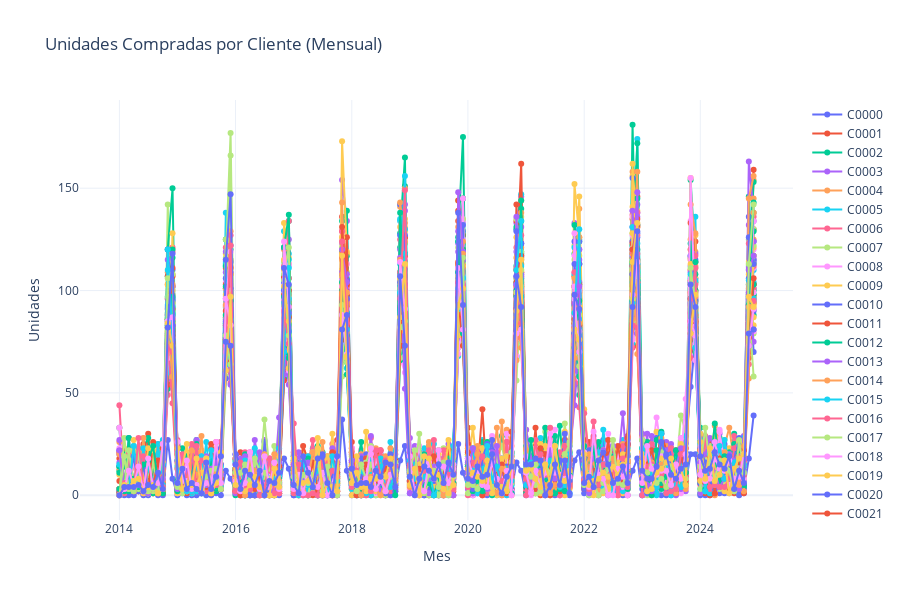

The code cell stored with this chart in its notebook:
### Code cell
# Gráfico por cliente
ventas_cliente = Ventas_total.copy()
ventas_cliente["mes"] = ventas_cliente["fecha"].dt.to_period("M")
ventas_cliente = ventas_cliente.groupby(["mes", "códigocliente"])["unidades"].sum().reset_index()
ventas_cliente["fecha"] = ventas_cliente["mes"].dt.to_timestamp()
tabla_clientes = ventas_cliente.pivot(index="fecha", columns="códigocliente", values="unidades").fillna(0)

fig = go.Figure()
for cliente in tabla_clientes.columns:
    fig.add_trace(go.Scatter(
        x=tabla_clientes.index,
        y=tabla_clientes[cliente],
        mode='lines+markers',
        name=cliente,
        hovertemplate='Mes: %{x}<br>Unidades: %{y}<extra>Cliente: ' + str(cliente) + '</extra>'
    ))
fig.update_layout(
    title='Unidades Compradas por Cliente (Mensual)',
    xaxis_title='Mes',
    yaxis_title='Unidades',
    hovermode='x unified',
    height=600,
    template='plotly_white'
)
fig.show()

print(tabla_clientes)

### Figure 1 — Plotly figure (JSON) as saved in the notebook; plotly's stock layout.template omitted (floating-point values rounded to 4 significant figures; data arrays with more than 128 entries replaced by an {"elided": "..."} marker saying what was removed)
{"data": [{"hovertemplate": "Mes: %{x}<br>Unidades: %{y}<extra>Cliente: C0000</extra>", "mode": "lines+markers", "name": "C0000", "type": "scatter", "x": {"elided": "132 str values"}, "y": {"elided": "132 int values"}}, {"hovertemplate": "Mes: %{x}<br>Unidades: %{y}<extra>Cliente: C0001</extra>", "mode": "lines+markers", "name": "C0001", "type": "scatter", "x": {"elided": "132 str values"}, "y": {"elided": "132 int values"}}, {"hovertemplate": "Mes: %{x}<br>Unidades: %{y}<extra>Cliente: C0002</extra>", "mode": "lines+markers", "name": "C0002", "type": "scatter", "x": {"elided": "132 str values"}, "y": {"elided": "132 int values"}}, {"hovertemplate": "Mes: %{x}<br>Unidades: %{y}<extra>Cliente: C0003</extra>", "mode": "lines+markers", "name": "C0003", "type": "scatter", "x": {"elided": "132 str values"}, "y": {"elided": "132 int values"}}, {"hovertemplate": "Mes: %{x}<br>Unidades: %{y}<extra>Cliente: C0004</extra>", "mode": "lines+markers", "name": "C0004", "type": "scatter", "x": {"elided": "132 str values"}, "y": {"elided": "132 int values"}}, {"hovertemplate": "Mes: %{x}<br>Unidades: %{y}<extra>Cliente: C0005</extra>", "mode": "lines+markers", "name": "C0005", "type": "scatter", "x": {"elided": "132 str values"}, "y": {"elided": "132 int values"}}, {"hovertemplate": "Mes: %{x}<br>Unidades: %{y}<extra>Cliente: C0006</extra>", "mode": "lines+markers", "name": "C0006", "type": "scatter", "x": {"elided": "132 str values"}, "y": {"elided": "132 int values"}}, {"hovertemplate": "Mes: %{x}<br>Unidades: %{y}<extra>Cliente: C0007</extra>", "mode": "lines+markers", "name": "C0007", "type": "scatter", "x": {"elided": "132 str values"}, "y": {"elided": "132 int values"}}, {"hovertemplate": "Mes: %{x}<br>Unidades: %{y}<extra>Cliente: C0008</extra>", "mode": "lines+markers", "name": "C0008", "type": "scatter", "x": {"elided": "132 str values"}, "y": {"elided": "132 int values"}}, {"hovertemplate": "Mes: %{x}<br>Unidades: %{y}<extra>Cliente: C0009</extra>", "mode": "lines+markers", "name": "C0009", "type": "scatter", "x": {"elided": "132 str values"}, "y": {"elided": "132 int values"}}, {"hovertemplate": "Mes: %{x}<br>Unidades: %{y}<extra>Cliente: C0010</extra>", "mode": "lines+markers", "name": "C0010", "type": "scatter", "x": {"elided": "132 str values"}, "y": {"elided": "132 int values"}}, {"hovertemplate": "Mes: %{x}<br>Unidades: %{y}<extra>Cliente: C0011</extra>", "mode": "lines+markers", "name": "C0011", "type": "scatter", "x": {"elided": "132 str values"}, "y": {"elided": "132 int values"}}, {"hovertemplate": "Mes: %{x}<br>Unidades: %{y}<extra>Cliente: C0012</extra>", "mode": "lines+markers", "name": "C0012", "type": "scatter", "x": {"elided": "132 str values"}, "y": {"elided": "132 int values"}}, {"hovertemplate": "Mes: %{x}<br>Unidades: %{y}<extra>Cliente: C0013</extra>", "mode": "lines+markers", "name": "C0013", "type": "scatter", "x": {"elided": "132 str values"}, "y": {"elided": "132 int values"}}, {"hovertemplate": "Mes: %{x}<br>Unidades: %{y}<extra>Cliente: C0014</extra>", "mode": "lines+markers", "name": "C0014", "type": "scatter", "x": {"elided": "132 str values"}, "y": {"elided": "132 int values"}}, {"hovertemplate": "Mes: %{x}<br>Unidades: %{y}<extra>Cliente: C0015</extra>", "mode": "lines+markers", "name": "C0015", "type": "scatter", "x": {"elided": "132 str values"}, "y": {"elided": "132 int values"}}, {"hovertemplate": "Mes: %{x}<br>Unidades: %{y}<extra>Cliente: C0016</extra>", "mode": "lines+markers", "name": "C0016", "type": "scatter", "x": {"elided": "132 str values"}, "y": {"elided": "132 int values"}}, {"hovertemplate": "Mes: %{x}<br>Unidades: %{y}<extra>Cliente: C0017</extra>", "mode": "lines+markers", "name": "C0017", "type": "scatter", "x": {"elided": "132 str values"}, "y": {"elided": "132 int values"}}, {"hovertemplate": "Mes: %{x}<br>Unidades: %{y}<extra>Cliente: C0018</extra>", "mode": "lines+markers", "name": "C0018", "type": "scatter", "x": {"elided": "132 str values"}, "y": {"elided": "132 int values"}}, {"hovertemplate": "Mes: %{x}<br>Unidades: %{y}<extra>Cliente: C0019</extra>", "mode": "lines+markers", "name": "C0019", "type": "scatter", "x": {"elided": "132 str values"}, "y": {"elided": "132 int values"}}, {"hovertemplate": "Mes: %{x}<br>Unidades: %{y}<extra>Cliente: C0020</extra>", "mode": "lines+markers", "name": "C0020", "type": "scatter", "x": {"elided": "132 str values"}, "y": {"elided": "132 int values"}}, {"hovertemplate": "Mes: %{x}<br>Unidades: %{y}<extra>Cliente: C0021</extra>", "mode": "lines+markers", "name": "C0021", "type": "scatter", "x": {"elided": "132 str values"}, "y": {"elided": "132 int values"}}, {"hovertemplate": "Mes: %{x}<br>Unidades: %{y}<extra>Cliente: C0022</extra>", "mode": "lines+markers", "name": "C0022", "type": "scatter", "x": {"elided": "132 str values"}, "y": {"elided": "132 int values"}}, {"hovertemplate": "Mes: %{x}<br>Unidades: %{y}<extra>Cliente: C0023</extra>", "mode": "lines+markers", "name": "C0023", "type": "scatter", "x": {"elided": "132 str values"}, "y": {"elided": "132 int values"}}, {"hovertemplate": "Mes: %{x}<br>Unidades: %{y}<extra>Cliente: C0024</extra>", "mode": "lines+markers", "name": "C0024", "type": "scatter", "x": {"elided": "132 str values"}, "y": {"elided": "132 int values"}}, {"hovertemplate": "Mes: %{x}<br>Unidades: %{y}<extra>Cliente: C0025</extra>", "mode": "lines+markers", "name": "C0025", "type": "scatter", "x": {"elided": "132 str values"}, "y": {"elided": "132 int values"}}, {"hovertemplate": "Mes: %{x}<br>Unidades: %{y}<extra>Cliente: C0026</extra>", "mode": "lines+markers", "name": "C0026", "type": "scatter", "x": {"elided": "132 str values"}, "y": {"elided": "132 int values"}}, {"hovertemplate": "Mes: %{x}<br>Unidades: %{y}<extra>Cliente: C0027</extra>", "mode": "lines+markers", "name": "C0027", "type": "scatter", "x": {"elided": "132 str values"}, "y": {"elided": "132 int values"}}, {"hovertemplate": "Mes: %{x}<br>Unidades: %{y}<extra>Cliente: C0028</extra>", "mode": "lines+markers", "name": "C0028", "type": "scatter", "x": {"elided": "132 str values"}, "y": {"elided": "132 int values"}}, {"hovertemplate": "Mes: %{x}<br>Unidades: %{y}<extra>Cliente: C0029</extra>", "mode": "lines+markers", "name": "C0029", "type": "scatter", "x": {"elided": "132 str values"}, "y": {"elided": "132 int values"}}, {"hovertemplate": "Mes: %{x}<br>Unidades: %{y}<extra>Cliente: C0030</extra>", "mode": "lines+markers", "name": "C0030", "type": "scatter", "x": {"elided": "132 str values"}, "y": {"elided": "132 int values"}}, {"hovertemplate": "Mes: %{x}<br>Unidades: %{y}<extra>Cliente: C0031</extra>", "mode": "lines+markers", "name": "C0031", "type": "scatter", "x": {"elided": "132 str values"}, "y": {"elided": "132 int values"}}, {"hovertemplate": "Mes: %{x}<br>Unidades: %{y}<extra>Cliente: C0032</extra>", "mode": "lines+markers", "name": "C0032", "type": "scatter", "x": {"elided": "132 str values"}, "y": {"elided": "132 int values"}}, {"hovertemplate": "Mes: %{x}<br>Unidades: %{y}<extra>Cliente: C0033</extra>", "mode": "lines+markers", "name": "C0033", "type": "scatter", "x": {"elided": "132 str values"}, "y": {"elided": "132 int values"}}, {"hovertemplate": "Mes: %{x}<br>Unidades: %{y}<extra>Cliente: C0034</extra>", "mode": "lines+markers", "name": "C0034", "type": "scatter", "x": {"elided": "132 str values"}, "y": {"elided": "132 int values"}}, {"hovertemplate": "Mes: %{x}<br>Unidades: %{y}<extra>Cliente: C0035</extra>", "mode": "lines+markers", "name": "C0035", "type": "scatter", "x": {"elided": "132 str values"}, "y": {"elided": "132 int values"}}, {"hovertemplate": "Mes: %{x}<br>Unidades: %{y}<extra>Cliente: C0036</extra>", "mode": "lines+markers", "name": "C0036", "type": "scatter", "x": {"elided": "132 str values"}, "y": {"elided": "132 int values"}}, {"hovertemplate": "Mes: %{x}<br>Unidades: %{y}<extra>Cliente: C0037</extra>", "mode": "lines+markers", "name": "C0037", "type": "scatter", "x": {"elided": "132 str values"}, "y": {"elided": "132 int values"}}, {"hovertemplate": "Mes: %{x}<br>Unidades: %{y}<extra>Cliente: C0038</extra>", "mode": "lines+markers", "name": "C0038", "type": "scatter", "x": {"elided": "132 str values"}, "y": {"elided": "132 int values"}}, {"hovertemplate": "Mes: %{x}<br>Unidades: %{y}<extra>Cliente: C0039</extra>", "mode": "lines+markers", "name": "C0039", "type": "scatter", "x": {"elided": "132 str values"}, "y": {"elided": "132 int values"}}, {"hovertemplate": "Mes: %{x}<br>Unidades: %{y}<extra>Cliente: C0040</extra>", "mode": "lines+markers", "name": "C0040", "type": "scatter", "x": {"elided": "132 str values"}, "y": {"elided": "132 int values"}}, {"hovertemplate": "Mes: %{x}<br>Unidades: %{y}<extra>Cliente: C0041</extra>", "mode": "lines+markers", "name": "C0041", "type": "scatter", "x": {"elided": "132 str values"}, "y": {"elided": "132 int values"}}, {"hovertemplate": "Mes: %{x}<br>Unidades: %{y}<extra>Cliente: C0042</extra>", "mode": "lines+markers", "name": "C0042", "type": "scatter", "x": {"elided": "132 str values"}, "y": {"elided": "132 int values"}}, {"hovertemplate": "Mes: %{x}<br>Unidades: %{y}<extra>Cliente: C0043</extra>", "mode": "lines+markers", "name": "C0043", "type": "scatter", "x": {"elided": "132 str values"}, "y": {"elided": "132 int values"}}, {"hovertemplate": "Mes: %{x}<br>Unidades: %{y}<extra>Cliente: C0044</extra>", "mode": "lines+markers", "name": "C0044", "type": "scatter", "x": {"elided": "132 str values"}, "y": {"elided": "132 int values"}}, {"hovertemplate": "Mes: %{x}<br>Unidades: %{y}<extra>Cliente: C0045</extra>", "mode": "lines+markers", "name": "C0045", "type": "scatter", "x": {"elided": "132 str values"}, "y": {"elided": "132 int values"}}, {"hovertemplate": "Mes: %{x}<br>Unidades: %{y}<extra>Cliente: C0046</extra>", "mode": "lines+markers", "name": "C0046", "type": "scatter", "x": {"elided": "132 str values"}, "y": {"elided": "132 int values"}}, {"hovertemplate": "Mes: %{x}<br>Unidades: %{y}<extra>Cliente: C0047</extra>", "mode": "lines+markers", "name": "C0047", "type": "scatter", "x": {"elided": "132 str values"}, "y": {"elided": "132 int values"}}, {"hovertemplate": "Mes: %{x}<br>Unidades: %{y}<extra>Cliente: C0048</extra>", "mode": "lines+markers", "name": "C0048", "type": "scatter", "x": {"elided": "132 str values"}, "y": {"elided": "132 int values"}}, {"hovertemplate": "Mes: %{x}<br>Unidades: %{y}<extra>Cliente: C0049</extra>", "mode": "lines+markers", "name": "C0049", "type": "scatter", "x": {"elided": "132 str values"}, "y": {"elided": "132 int values"}}, {"hovertemplate": "Mes: %{x}<br>Unidades: %{y}<extra>Cliente: C0050</extra>", "mode": "lines+markers", "name": "C0050", "type": "scatter", "x": {"elided": "132 str values"}, "y": {"elided": "132 int values"}}, {"hovertemplate": "Mes: %{x}<br>Unidades: %{y}<extra>Cliente: C0051</extra>", "mode": "lines+markers", "name": "C0051", "type": "scatter", "x": {"elided": "132 str values"}, "y": {"elided": "132 int values"}}, {"hovertemplate": "Mes: %{x}<br>Unidades: %{y}<extra>Cliente: C0052</extra>", "mode": "lines+markers", "name": "C0052", "type": "scatter", "x": {"elided": "132 str values"}, "y": {"elided": "132 int values"}}, {"hovertemplate": "Mes: %{x}<br>Unidades: %{y}<extra>Cliente: C0053</extra>", "mode": "lines+markers", "name": "C0053", "type": "scatter", "x": {"elided": "132 str values"}, "y": {"elided": "132 int values"}}, {"hovertemplate": "Mes: %{x}<br>Unidades: %{y}<extra>Cliente: C0054</extra>", "mode": "lines+markers", "name": "C0054", "type": "scatter", "x": {"elided": "132 str values"}, "y": {"elided": "132 int values"}}, {"hovertemplate": "Mes: %{x}<br>Unidades: %{y}<extra>Cliente: C0055</extra>", "mode": "lines+markers", "name": "C0055", "type": "scatter", "x": {"elided": "132 str values"}, "y": {"elided": "132 int values"}}, {"hovertemplate": "Mes: %{x}<br>Unidades: %{y}<extra>Cliente: C0056</extra>", "mode": "lines+markers", "name": "C0056", "type": "scatter", "x": {"elided": "132 str values"}, "y": {"elided": "132 int values"}}, {"hovertemplate": "Mes: %{x}<br>Unidades: %{y}<extra>Cliente: C0057</extra>", "mode": "lines+markers", "name": "C0057", "type": "scatter", "x": {"elided": "132 str values"}, "y": {"elided": "132 int values"}}, {"hovertemplate": "Mes: %{x}<br>Unidades: %{y}<extra>Cliente: C0058</extra>", "mode": "lines+markers", "name": "C0058", "type": "scatter", "x": {"elided": "132 str values"}, "y": {"elided": "132 int values"}}, {"hovertemplate": "Mes: %{x}<br>Unidades: %{y}<extra>Cliente: C0059</extra>", "mode": "lines+markers", "name": "C0059", "type": "scatter", "x": {"elided": "132 str values"}, "y": {"elided": "132 int values"}}, {"hovertemplate": "Mes: %{x}<br>Unidades: %{y}<extra>Cliente: C0060</extra>", "mode": "lines+markers", "name": "C0060", "type": "scatter", "x": {"elided": "132 str values"}, "y": {"elided": "132 int values"}}, {"hovertemplate": "Mes: %{x}<br>Unidades: %{y}<extra>Cliente: C0061</extra>", "mode": "lines+markers", "name": "C0061", "type": "scatter", "x": {"elided": "132 str values"}, "y": {"elided": "132 int values"}}, {"hovertemplate": "Mes: %{x}<br>Unidades: %{y}<extra>Cliente: C0062</extra>", "mode": "lines+markers", "name": "C0062", "type": "scatter", "x": {"elided": "132 str values"}, "y": {"elided": "132 int values"}}, {"hovertemplate": "Mes: %{x}<br>Unidades: %{y}<extra>Cliente: C0063</extra>", "mode": "lines+markers", "name": "C0063", "type": "scatter", "x": {"elided": "132 str values"}, "y": {"elided": "132 int values"}}, {"hovertemplate": "Mes: %{x}<br>Unidades: %{y}<extra>Cliente: C0064</extra>", "mode": "lines+markers", "name": "C0064", "type": "scatter", "x": {"elided": "132 str values"}, "y": {"elided": "132 int values"}}, {"hovertemplate": "Mes: %{x}<br>Unidades: %{y}<extra>Cliente: C0065</extra>", "mode": "lines+markers", "name": "C0065", "type": "scatter", "x": {"elided": "132 str values"}, "y": {"elided": "132 int values"}}, {"hovertemplate": "Mes: %{x}<br>Unidades: %{y}<extra>Cliente: C0066</extra>", "mode": "lines+markers", "name": "C0066", "type": "scatter", "x": {"elided": "132 str values"}, "y": {"elided": "132 int values"}}, {"hovertemplate": "Mes: %{x}<br>Unidades: %{y}<extra>Cliente: C0067</extra>", "mode": "lines+markers", "name": "C0067", "type": "scatter", "x": {"elided": "132 str values"}, "y": {"elided": "132 int values"}}, {"hovertemplate": "Mes: %{x}<br>Unidades: %{y}<extra>Cliente: C0068</extra>", "mode": "lines+markers", "name": "C0068", "type": "scatter", "x": {"elided": "132 str values"}, "y": {"elided": "132 int values"}}, {"hovertemplate": "Mes: %{x}<br>Unidades: %{y}<extra>Cliente: C0069</extra>", "mode": "lines+markers", "name": "C0069", "type": "scatter", "x": {"elided": "132 str values"}, "y": {"elided": "132 int values"}}, {"hovertemplate": "Mes: %{x}<br>Unidades: %{y}<extra>Cliente: C0070</extra>", "mode": "lines+markers", "name": "C0070", "type": "scatter", "x": {"elided": "132 str values"}, "y": {"elided": "132 int values"}}], "layout": {"height": 600, "hovermode": "x unified", "title": {"text": "Unidades Compradas por Cliente (Mensual)"}, "xaxis": {"title": {"text": "Mes"}}, "yaxis": {"title": {"text": "Unidades"}}}}
